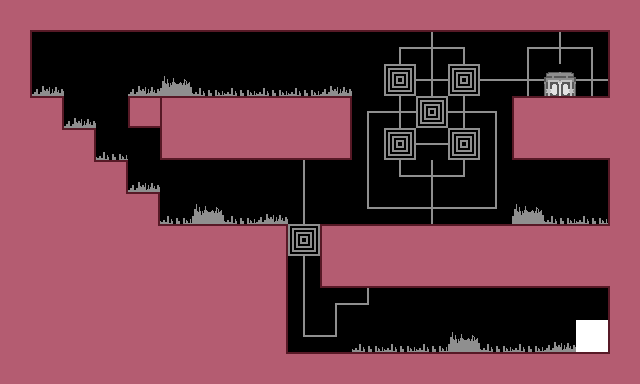

This is a level from a 2D game, rendered from its Tiled map with the project's own tilesets. A one-line summary and the map file follow, with tile-layer data summarised:
An orthogonal 20x12 tile map with 32x32 px tiles, 1 tile layer (Tile Layer 1), 2 tilesets.

<map version="1.0" orientation="orthogonal" width="20" height="12" tilewidth="32" tileheight="32">
 <tileset firstgid="1" name="sprite" tilewidth="32" tileheight="32">
  <image source="../img/sprite.png" width="320" height="640" />
  <terraintypes>
   <terrain name="New Terrain" tile="-1" />
  </terraintypes>
  <tile id="60" terrain=",,,0" />
  <tile id="61" terrain=",,0,0" />
  <tile id="62" terrain=",,0," />
  <tile id="70" terrain=",0,,0" />
  <tile id="72" terrain="0,,0," />
  <tile id="80" terrain=",0,," />
  <tile id="81" terrain="0,0,," />
  <tile id="82" terrain="0,,," />
 </tileset>
 <tileset firstgid="201" name="sprite" tilewidth="32" tileheight="32">
  <image source="../img/sprite.png" width="320" height="640" />
 </tileset>
 <layer name="Tile Layer 1" width="20" height="12">
  <data>[240 cells, 207 non-empty, 27 distinct tile ids]</data>
 </layer>
</map>
